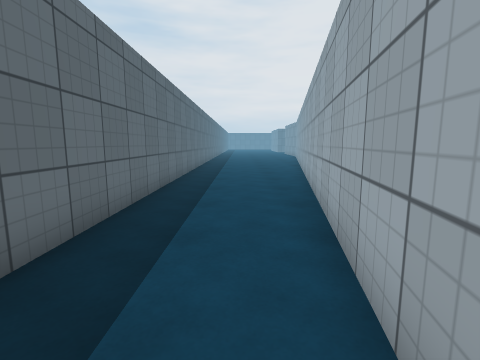
View 1 (above)

24 first-person views from a walk through a scene from a Unity 3-D project. The camera is 1.3 m above the floor, tilts 8° down and sees 85° across. The floor is counted in squares, 1 m on a side. Each view is taken from the middle of a square. On the plan, view 1 faces up. The plan holds only what a view shows up to about 13 squares ahead; the rest is blank. The place goes on beyond the plan. The player character is not drawn. Surface patterns are stand-ins for the level's own textures.

View 2
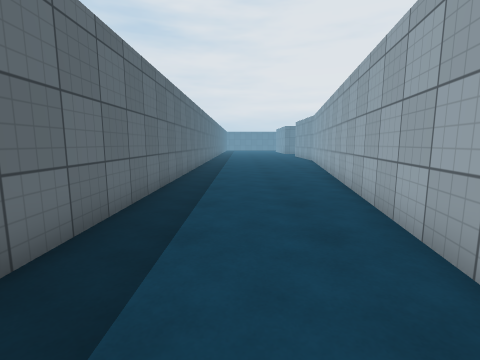

View 3
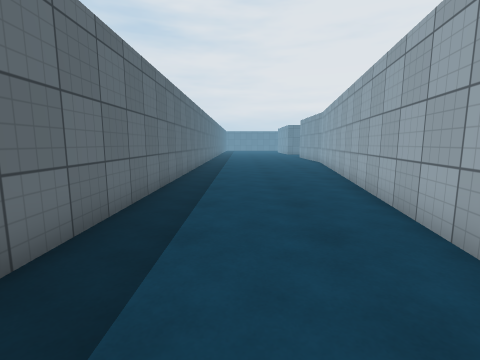

View 4
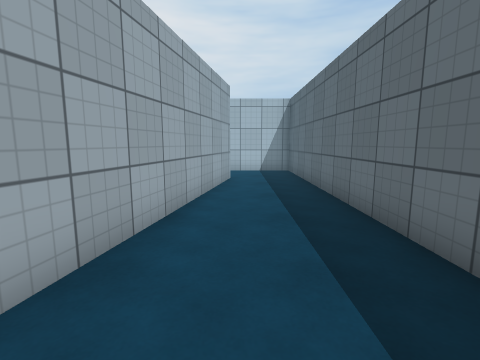

View 5
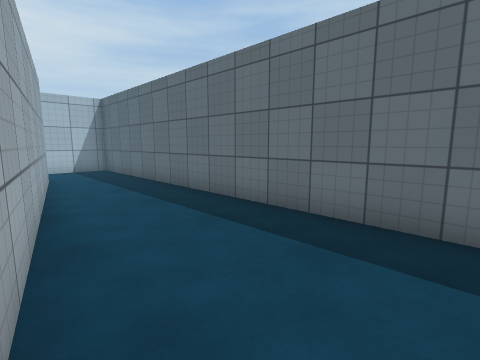

View 6
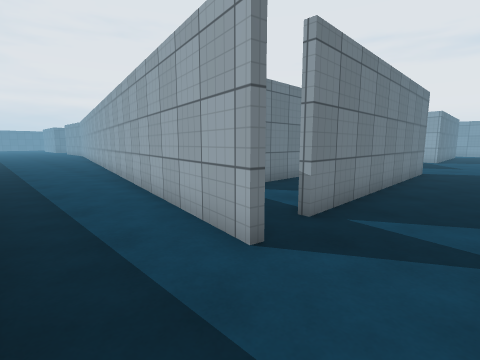

View 7
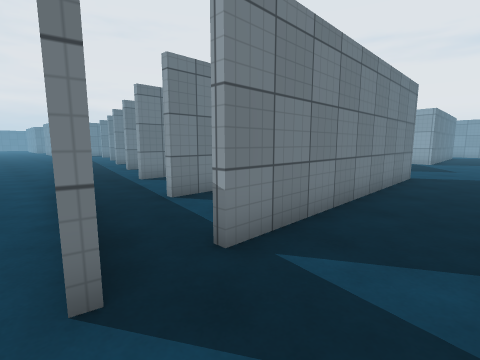

View 8
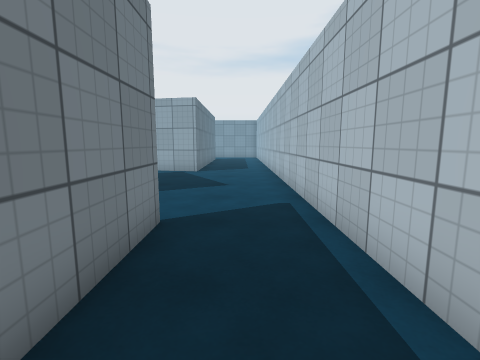

View 9
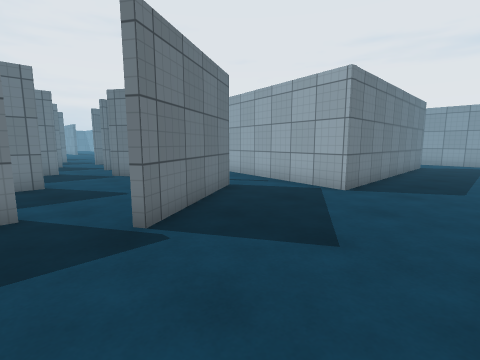

View 10
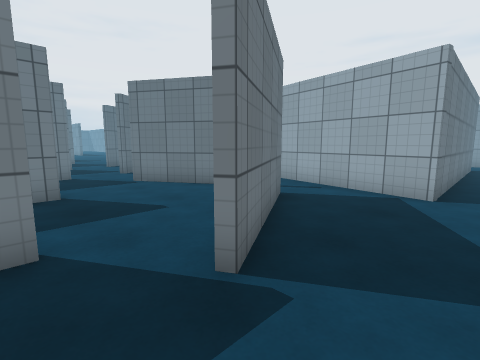

View 11
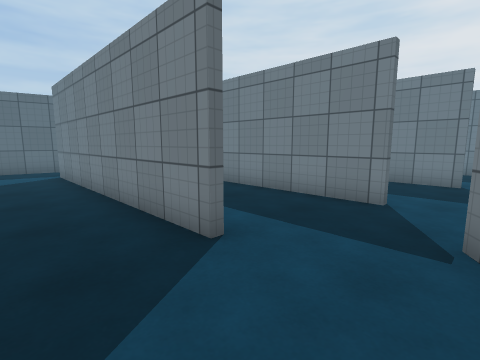

View 12
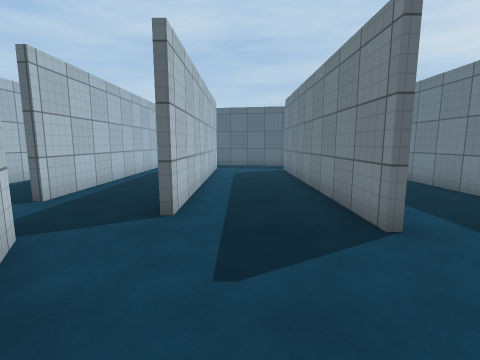

View 13
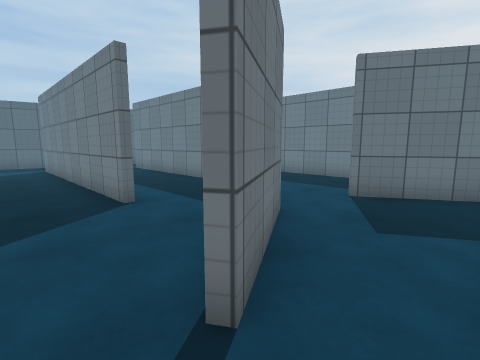

View 14
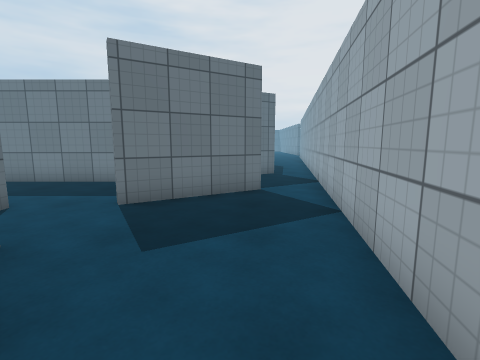

View 15
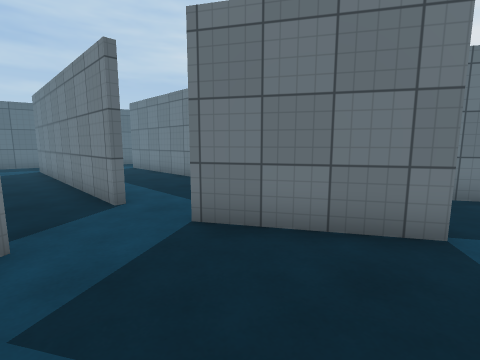

View 16
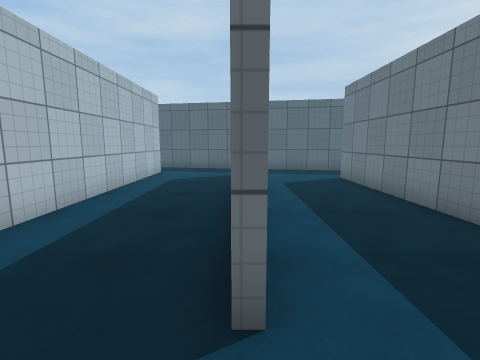

View 17
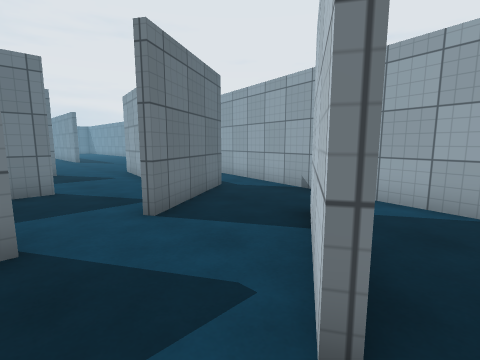

View 18
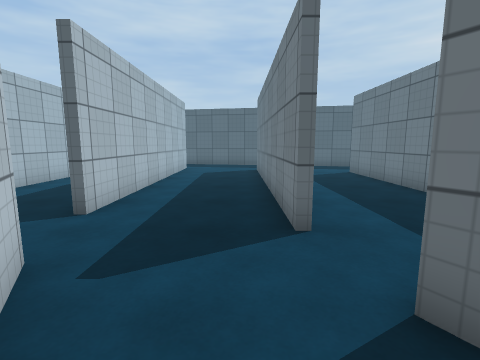

View 19
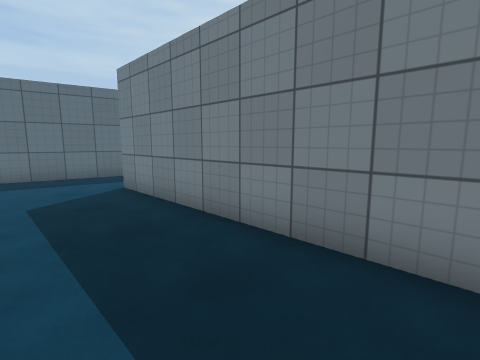

View 20
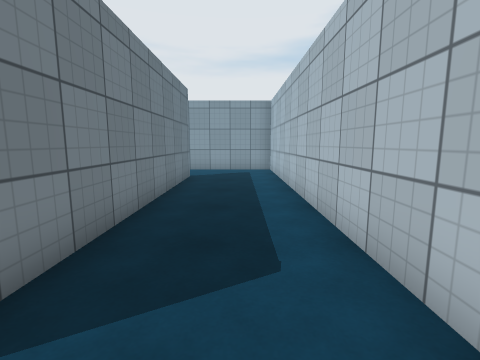

View 21
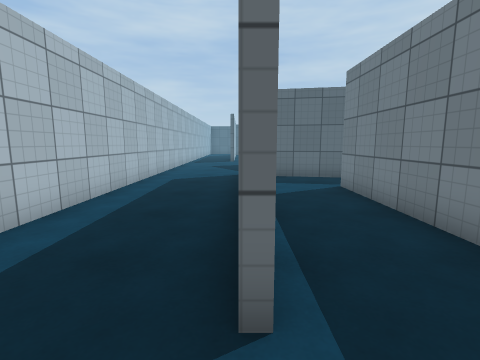

View 22
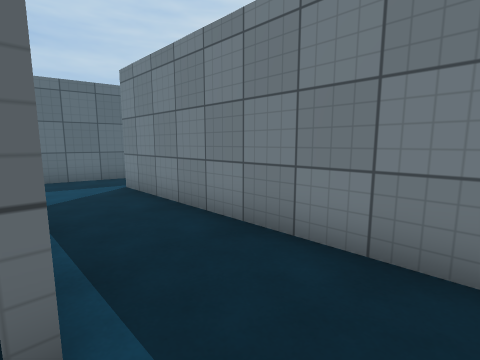

View 23
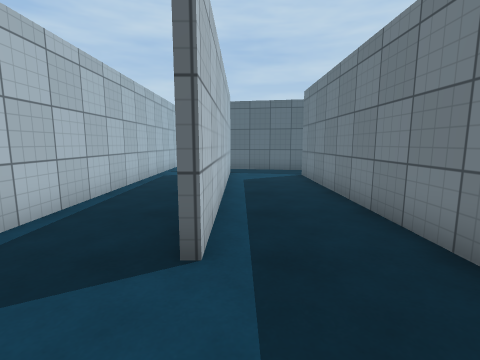

View 24
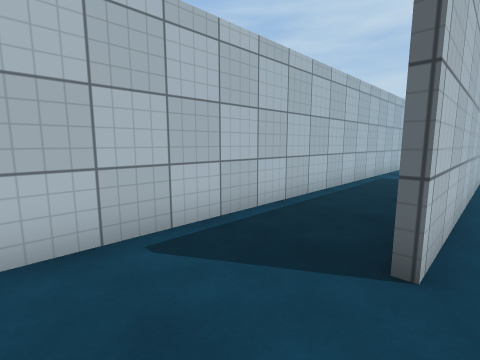

### Floor plan
Ten units are one square. View 1 is at (0, 0); x grows to the right and y downward. Boxes are objects, and circles mark ways between rooms. Rooms are numbered by the first view taken in them; rooms with no view inside come last. Other rooms are left out.
<svg viewBox="-28 -210 343 260">
<path fill="none" stroke="#000" d="M-23 -205 -23 45 -6 45M4 19 45 -205M136 0 142 -3M112 17 20 17M125 -16 31 -16M177 -21 137 3M22 14 112 14M13 -20 8 7M284 10 191 10 197 -24M-6 45 310 45 310 5M134 -52 41 -52M144 -89 51 -89M41 -54 122 -54M40 -18 124 -18M174 -44 157 -71M20 -56 16 -35M159 -72 178 -41M196 -113 164 -94M197 -24 212 -105M152 -128 60 -128M163 -96 195 -115M60 -92 144 -92M37 -147 29 -104M205 -154 171 -133M212 -105 223 -163M164 -170 71 -170M43 -181 37 -147M300 -21 221 -21M201 -29 196 -4"/>
<circle cx="5" cy="35" r="3" fill="#2a7"/>
<circle cx="135" cy="-20" r="3" fill="#2a7"/>
<circle cx="30" cy="-20" r="3" fill="#2a7"/>
<circle cx="185" cy="-15" r="3" fill="#2a7"/>
<circle cx="295" cy="10" r="3" fill="#2a7"/>
<circle cx="150" cy="-80" r="3" fill="#2a7"/>
<circle cx="170" cy="-30" r="3" fill="#2a7"/>
<circle cx="45" cy="-90" r="3" fill="#2a7"/>
<circle cx="155" cy="-95" r="3" fill="#2a7"/>
<circle cx="200" cy="-105" r="3" fill="#2a7"/>
<circle cx="160" cy="-140" r="3" fill="#2a7"/>
<circle cx="55" cy="-140" r="3" fill="#2a7"/>
<text x="0" y="-100">1</text>
<text x="140" y="20">2</text>
<text x="100" y="-60">3</text>
<text x="180" y="-70">4</text>
<text x="120" y="-120">5</text>
<text x="110" y="-160">6</text>
<text x="250" y="-10">7</text>
</svg>
Room 1 opens to room 2. Room 2 opens to room 3. Room 2 opens to room 4. Room 2 opens to room 7. Room 3 opens to room 4. Room 3 opens to room 5. Room 4 opens to room 5. Room 5 opens to room 6.

Where each view was taken, in squares from view 1:
view 1: 0 up, 0 right, facing up
view 2: 6 up, 0 right, facing up
view 3: 8 up, 0 right, facing up
view 4: 8 up, 0 right, facing down
view 5: 9 up, 2 right, facing down-left
view 6: 4 down, 2 left, facing up-right
view 7: 4 down, 0 right, facing up-right
view 8: 3 down, 7 right, facing right
view 9: 4 down, 12 right, facing up-right
view 10: 2 down, 12 right, facing up-right
view 11: 3 up, 16 right, facing up-left
view 12: 3 up, 17 right, facing left
view 13: 3 up, 19 right, facing up-left
view 14: 4 up, 19 right, facing up
view 15: 7 up, 20 right, facing up-left
view 16: 9 up, 16 right, facing left
view 17: 9 up, 15 right, facing up-right
view 18: 12 up, 19 right, facing left
view 19: 14 up, 15 right, facing up-left
view 20: 3 down, 18 right, facing right
view 21: 1 down, 30 right, facing left
view 22: 1 down, 30 right, facing up-left
view 23: 1 down, 14 right, facing left
view 24: 1 down, 14 right, facing down-left
